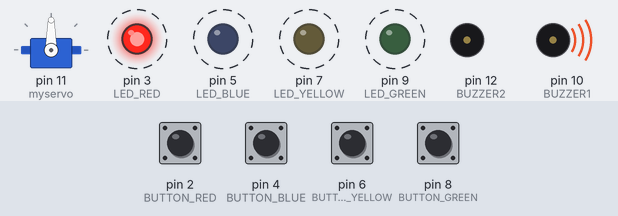
A sketch run on a simulated Arduino Uno, built with avr-gcc and run on an emulated ATmega328P. On the bench: servo, output pins drawn as LEDs (lit = HIGH), buzzer (waves = sounding, pin HIGH). Dashed ring = blinking. Inputs (shaded band) come from the test bench; at power-on: pin 2 (BUTTON_RED), pin 4 (BUTTON_BLUE), pin 6 (BUTTON_YELLOW), pin 8 (BUTTON_GREEN) HIGH. Random numbers use the default seed unless the sketch sets one.

Above: at 5.97 s.
6.0 s: pin 2 (BUTTON_RED) pulled LOW for 0.15 s
At 7.38 s:
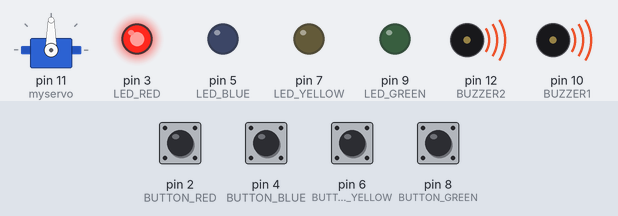
At 8.5 s:
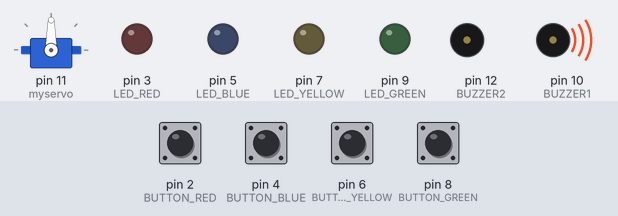
9.0 s: pin 4 (BUTTON_BLUE) pulled LOW for 0.15 s
12.0 s: pin 6 (BUTTON_YELLOW) pulled LOW for 0.15 s
At 12.8 s:
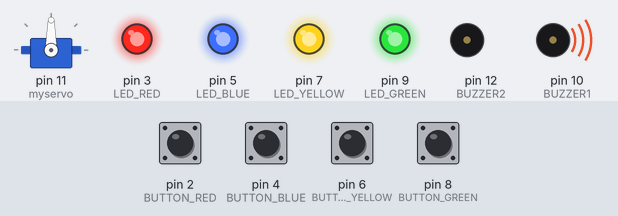
15.0 s: pin 8 (BUTTON_GREEN) pulled LOW for 0.15 s
18.0 s: pin 2 (BUTTON_RED) pulled LOW for 1 s
At 19.42 s:
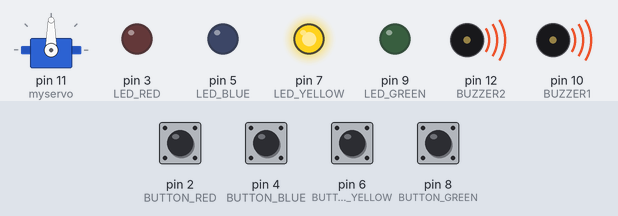
21.0 s: pin 4 (BUTTON_BLUE) pulled LOW for 1 s
Timing chart, 0 to 25.0 s (numbered marks = the images above; inputs shaded):
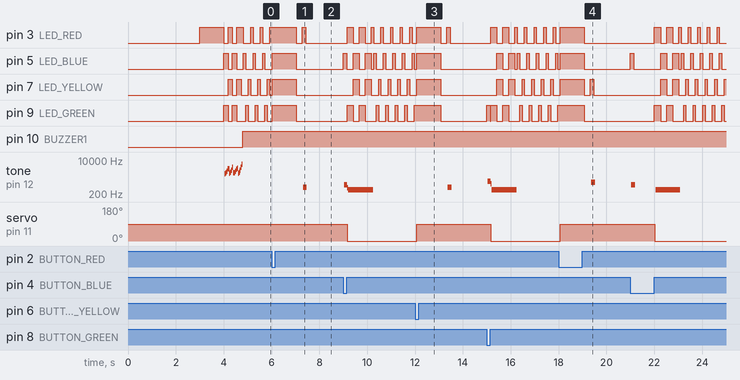

The sketch:

PMP_Final_Project.ino
```cpp
#include <Servo.h>

#define CHOICE_OFF      0 //Used to control LEDs
#define CHOICE_NONE     0 //Used to check buttons
#define CHOICE_RED  (1 << 0)
#define CHOICE_GREEN    (1 << 3)
#define CHOICE_BLUE (1 << 1)
#define CHOICE_YELLOW   (1 << 2)

#define LED_RED     3
#define LED_GREEN   9
#define LED_BLUE    5
#define LED_YELLOW  7

#define BUTTON_RED    2
#define BUTTON_GREEN  8
#define BUTTON_BLUE   4
#define BUTTON_YELLOW 6

#define BUZZER1  10
#define BUZZER2  12

// parametrii jocului
#define ROUNDS_TO_WIN      8
#define ENTRY_TIME_LIMIT   3000 //3 secunde ca apesi un buton

#define MODE_MEMORY  0
#define MODE_BATTLE  1

byte gameMode = MODE_MEMORY; //modul default
byte gameBoard[32];
byte gameRound = 0; //numarul de runde

Servo myservo;

void setup()
{
  myservo.attach(11);

  pinMode(BUTTON_RED, INPUT_PULLUP);
  pinMode(BUTTON_GREEN, INPUT_PULLUP);
  pinMode(BUTTON_BLUE, INPUT_PULLUP);
  pinMode(BUTTON_YELLOW, INPUT_PULLUP);

  pinMode(LED_RED, OUTPUT);
  pinMode(LED_GREEN, OUTPUT);
  pinMode(LED_BLUE, OUTPUT);
  pinMode(LED_YELLOW, OUTPUT);

  pinMode(BUZZER1, OUTPUT);
  pinMode(BUZZER2, OUTPUT);

  gameMode = MODE_MEMORY;

  // Check for Battle Mode activation
  long startTime = millis();
  while (millis() - startTime < 3000)
  {
    if (digitalRead(BUTTON_GREEN) == LOW) // If green button is pressed
    {
      gameMode = MODE_BATTLE; // intram in battle mode
      setLEDs(CHOICE_GREEN); //se aprinde ledul verde
      toner(CHOICE_GREEN, 150);
      setLEDs(CHOICE_RED | CHOICE_BLUE | CHOICE_YELLOW);

      while (digitalRead(BUTTON_GREEN) == LOW);
      break; // Exit the loop once the button is pressed and released
    }
  }

  if (gameMode == MODE_MEMORY)
  {
    setLEDs(CHOICE_RED); // Indicate MEMORY mode with red LED
    delay(1000);
  }
  else if (gameMode == MODE_BATTLE)
  {
    setLEDs(CHOICE_GREEN); // Indicate BATTLE mode with green LED
    delay(1000);
  }
  setLEDs(CHOICE_OFF);

  play_winner();

  // Iservo position
  myservo.write(90);
}


void loop()
{
  attractMode(); // Blink lights while waiting for user to press a button

  // Indicate the start of game play
  setLEDs(CHOICE_RED | CHOICE_GREEN | CHOICE_BLUE | CHOICE_YELLOW); // Turn all LEDs on
  myservo.write(90);
  delay(1000);
  setLEDs(CHOICE_OFF);
  delay(250);

  if (gameMode == MODE_MEMORY)
  {
    if (play_memory() == true)
      play_winner(); // Player won, play winner tones
    else
      play_loser(); // Player lost, play loser tones
  }

  if (gameMode == MODE_BATTLE)
  {
    play_battle(); // Play game until someone loses

    play_loser(); // Player lost, play loser tones
  }
}


boolean play_memory(void)
{
  randomSeed(millis()); // Seed the random generator with random amount of millis()

  gameRound = 0; // Reset the game to the beginning

  while (gameRound < ROUNDS_TO_WIN)
  {
    add_to_moves(); // Add a button to the current moves

    playMoves(); // Play back the current game board

    for (byte currentMove = 0 ; currentMove < gameRound ; currentMove++)
    {
      byte choice = wait_for_button(); // See what button the user presses

      if (choice == 0) return false; // If wait timed out, player loses

      if (choice != gameBoard[currentMove]) return false; // If the choice is incorect, player loses
    }

    delay(1000);
  }

  return true; // Player wins
}


boolean play_battle(void)
{
  gameRound = 0;

  while (1) // Loop until someone fails
  {
    byte newButton = wait_for_button();
    gameBoard[gameRound++] = newButton; //adds new button to the game

    //repeat the sequence
    for (byte currentMove = 0 ; currentMove < gameRound ; currentMove++)
    {
      byte choice = wait_for_button();

      if (choice == 0) return false; // If wait timed out, player loses.

      if (choice != gameBoard[currentMove]) return false; // If the choice is incorect, player loses.
    }

    delay(100);
  }

  return true; // We should never get here
}


void playMoves(void)
{
  for (byte currentMove = 0 ; currentMove < gameRound ; currentMove++)
  {
    toner(gameBoard[currentMove], 150);

    delay(150);
  }
}

// Adds a new random button to the game sequence
void add_to_moves(void)
{
  byte newButton = random(0, 4);

  if(newButton == 0) newButton = CHOICE_RED;
  else if(newButton == 1) newButton = CHOICE_GREEN;
  else if(newButton == 2) newButton = CHOICE_BLUE;
  else if(newButton == 3) newButton = CHOICE_YELLOW;

  gameBoard[gameRound++] = newButton;
}


void setLEDs(byte leds)
{
  if ((leds & CHOICE_RED) != 0)
    digitalWrite(LED_RED, HIGH);
  else
    digitalWrite(LED_RED, LOW);

  if ((leds & CHOICE_GREEN) != 0)
    digitalWrite(LED_GREEN, HIGH);
  else
    digitalWrite(LED_GREEN, LOW);

  if ((leds & CHOICE_BLUE) != 0)
    digitalWrite(LED_BLUE, HIGH);
  else
    digitalWrite(LED_BLUE, LOW);

  if ((leds & CHOICE_YELLOW) != 0)
    digitalWrite(LED_YELLOW, HIGH);
  else
    digitalWrite(LED_YELLOW, LOW);
}


byte wait_for_button(void)
{
  long startTime = millis(); // Remember the time we started the this loop

  while ( (millis() - startTime) < ENTRY_TIME_LIMIT) // Loop until too much time has passed
  {
    byte button = checkButton();

    if (button != CHOICE_NONE)
    {
      toner(button, 150); // Play the button the user just pressed

      while(checkButton() != CHOICE_NONE) ;

      delay(10);

      return button;
    }

  }

  return CHOICE_NONE;
}


byte checkButton(void)
{
  if (digitalRead(BUTTON_RED) == 0) return(CHOICE_RED);
  else if (digitalRead(BUTTON_GREEN) == 0) return(CHOICE_GREEN);
  else if (digitalRead(BUTTON_BLUE) == 0) return(CHOICE_BLUE);
  else if (digitalRead(BUTTON_YELLOW) == 0) return(CHOICE_YELLOW);

  return(CHOICE_NONE); // If no button is pressed, return none
}


void toner(byte which, int buzz_length_ms)
{
  setLEDs(which); //Turn on a given LED

  //Play the sound associated with the given LED
  switch(which)
  {
  case CHOICE_RED:
    buzz_sound(buzz_length_ms, 1136);
    break;
  case CHOICE_GREEN:
    buzz_sound(buzz_length_ms, 568);
    break;
  case CHOICE_BLUE:
    buzz_sound(buzz_length_ms, 851);
    break;
  case CHOICE_YELLOW:
    buzz_sound(buzz_length_ms, 638);
    break;
  }

  setLEDs(CHOICE_OFF);
}


void buzz_sound(int buzz_length_ms, int buzz_delay_us)
{
  long buzz_length_us = buzz_length_ms * (long)1000;

  while (buzz_length_us > (buzz_delay_us * 2))
  {
    buzz_length_us -= buzz_delay_us * 2; //Decrease the remaining play time

    digitalWrite(BUZZER1, LOW);
    digitalWrite(BUZZER2, HIGH);
    delayMicroseconds(buzz_delay_us);

    digitalWrite(BUZZER1, HIGH);
    digitalWrite(BUZZER2, LOW);
    delayMicroseconds(buzz_delay_us);
  }
}

// Play the winner sound and lights
void play_winner(void)
{
  setLEDs(CHOICE_GREEN | CHOICE_BLUE);
  winner_sound();
  setLEDs(CHOICE_RED | CHOICE_YELLOW);
  winner_sound();
  setLEDs(CHOICE_GREEN | CHOICE_BLUE);
  winner_sound();
  setLEDs(CHOICE_RED | CHOICE_YELLOW);
  winner_sound();
}

// Play the winner sound
void winner_sound(void)
{
  for (byte x = 250 ; x > 70 ; x--)
  {
    for (byte y = 0 ; y < 3 ; y++)
    {
      digitalWrite(BUZZER2, HIGH);
      digitalWrite(BUZZER1, LOW);
      delayMicroseconds(x);

      digitalWrite(BUZZER2, LOW);
      digitalWrite(BUZZER1, HIGH);
      delayMicroseconds(x);
    }
  }
}

// Play the loser sound/lights
void play_loser(void)
{
   myservo.write(0);

  setLEDs(CHOICE_RED | CHOICE_GREEN);
  buzz_sound(255, 1500);

  setLEDs(CHOICE_BLUE | CHOICE_YELLOW);
  buzz_sound(255, 1500);

  setLEDs(CHOICE_RED | CHOICE_GREEN);
  buzz_sound(255, 1500);

  setLEDs(CHOICE_BLUE | CHOICE_YELLOW);
  buzz_sound(255, 1500);


}

//"attract mode" display while waiting for user to press button.
void attractMode(void)
{
  while(1)
  {
    setLEDs(CHOICE_RED);
    delay(100);
    if (checkButton() != CHOICE_NONE) return;

    setLEDs(CHOICE_BLUE);
    delay(100);
    if (checkButton() != CHOICE_NONE) return;

    setLEDs(CHOICE_GREEN);
    delay(100);
    if (checkButton() != CHOICE_NONE) return;

    setLEDs(CHOICE_YELLOW);
    delay(100);
    if (checkButton() != CHOICE_NONE) return;
  }
  myservo.write(90);
}
```

Measured:
- after the input at 6.0 s, tone on pin 12 (BUZZER2): silent → 437 Hz after 1.3 s, → silent 0.16 s later
- after the input at 12.0 s, tone on pin 12 (BUZZER2): silent → 437 Hz after 1.4 s, → silent 0.16 s later; servo on pin 11 (myservo): 0° → 90° after 0.08 s
- after the input at 18.0 s, tone on pin 12 (BUZZER2): silent → 774 Hz after 1.4 s, → silent 0.16 s later; servo on pin 11 (myservo): 0° → 90° after 0.08 s
- by itself, tone on pin 12 (BUZZER2): plays 2051 Hz for 0.04 s, 2331 Hz for 0.04 s, 2770 Hz for 0.04 s, 3627 Hz for 0.04 s, 3642 Hz for 0.04 s, 2167 Hz for 0.04 s … (19 notes in this stretch)
